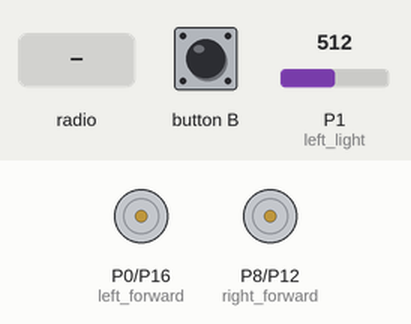
This program was run on a simulated BBC micro:bit running MicroPython. On the bench: motor-driver pin pairs drawn as motors (green arrow = first pin HIGH = forward, orange = second pin HIGH = backward, longer = more drive). Inputs (shaded band) come from the test bench; at power-on: P1 (left_light) = 512 (analog values on the 0–1023 scale). No radio messages arrive unless stated (any console line starting 'radio sent:' is added by the test bench); what the program prints to the serial console is not drawn.

Above: at 1.2 s.
1.3 s: radio message "start" arrives
3.0 s: P1 (left_light) set to 22
4.5 s: P1 (left_light) set to 17
Timing chart, 0 to 7.5 s (numbered marks = the images above; inputs shaded):
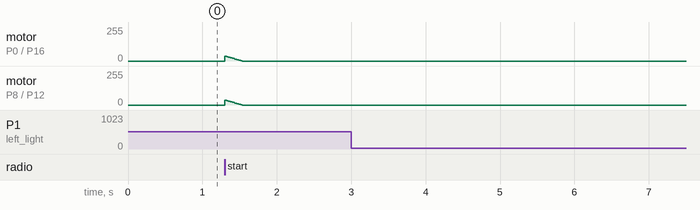

Measured:
- after the input at 3.0 s, every drawn part: stays the same
- after the input at 4.5 s, every drawn part: stays the same

The program:

wobot_wadio.py
```python
from microbit import *
import radio

radio.on()
radio.config(channel=41)
left_back = pin16
left_forward = pin0
right_back = pin12
right_forward = pin8
left_light = pin1
right_light = pin2
sense_num = 0
game_start = 0
light = 0

#controls left wheel, -ve speed is backward
def left_wheel(speed):
    if speed < 0 :
        left_forward.write_analog(0)
        left_back.write_analog(abs(speed))
    else:
        left_forward.write_analog(abs(speed))
        left_back.write_analog(0)

#controls right wheel, -ve speed is backward
def right_wheel(speed):
    if speed < 0 :
        right_forward.write_analog(0)
        right_back.write_analog(abs(speed))
    else:
        right_forward.write_analog(speed)
        right_back.write_analog(0)

#maps sensor value to output value, where x is sensor value,
#a->b is the range of sensor values, and c->d is the range of desired output values.
def map_to_range(value):
    initial_min, initial_max, new_min, new_max = 600, 800, 175, 1023
    #correct values outside range
    if value < initial_min:
        value = inital_min
    if value > initial_max:
        value = initial_max
    # Figure out how 'wide' each range is
    initial_span = initial_max - initial_min
    new_span = new_max - new_min

    # Convert the left range into a 0-1 range (float)
    scaled_value = (value - initial_min) / initial_span

    # Convert the 0-1 range into a value in the right range.
    return 1023 - (new_min + (scaled_value * new_span))


l_previous_speeds = [150]
r_previous_speeds = [150]
l_avg = 0
r_avg = 0
length = 2
while True:
    msg = radio.receive()
   # print(msg)
    if button_b.is_pressed() == 1:
        left_wheel(0)
        right_wheel(0)
        game_start = 0
    if msg:
        if msg == "start":
            game_start = 1
    if game_start ==1:
        if len(l_previous_speeds) == length:
            l_previous_speeds.pop(0)
        if len(r_previous_speeds) == length:
            r_previous_speeds.pop(0)
        if msg:
            if msg.startswith("r"):
                r_previous_speeds.append(map_to_range(int(msg[1:]))+300)
                display.show(Image.CHESSBOARD)
            elif msg.startswith('l'):
                l_previous_speeds.append(map_to_range(int(msg[1:]))+300)
                display.show(Image.CHESSBOARD)
        else:
            l_previous_speeds.append(l_avg-4)
            r_previous_speeds.append(r_avg-4)
            display.clear()
        l_avg = sum(l_previous_speeds)/len(l_previous_speeds)
        r_avg = sum(r_previous_speeds)/len(r_previous_speeds)
        if l_avg < 0:
            l_avg = 0
        if r_avg < 0:
            r_avg = 0
        left_wheel(l_avg)
        right_wheel(r_avg)

        print('speeds:', l_avg, r_avg)

        light = left_light.read_analog()
        print(light)
        if  light < 20:
            radio.send('time')
            left_wheel(0)
            right_wheel(0)
            game_start = 0
```
